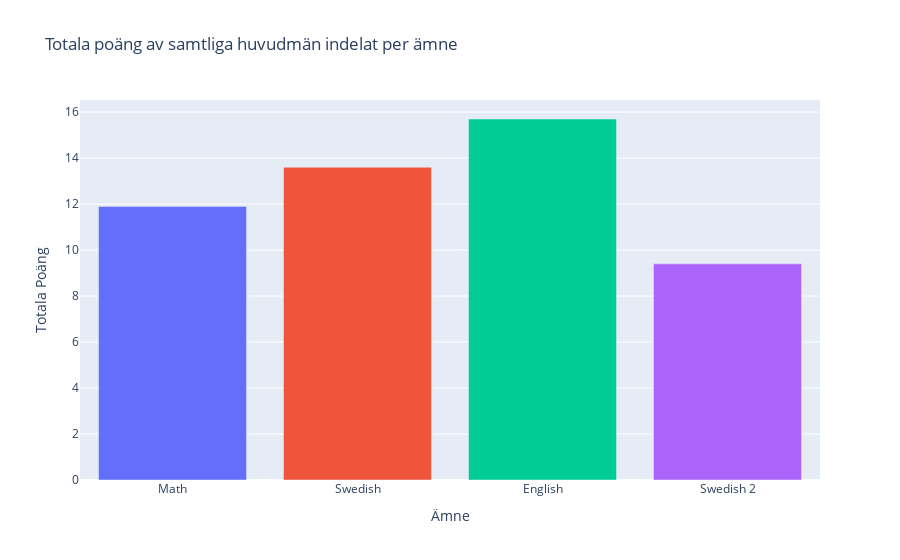

The code cell stored with this chart in its notebook:
### Code cell
import plotly.express as px

# Data preparation
subjects = ['Math', 'Swedish', 'English', 'Swedish 2']  # Subjects
total_points_sam = [
    sam_math['Total (points)[mean]'],
    sam_swedish['Total (points)[mean]'],
    sam_english['Total (points)[mean]'],
    sam_swedish2['Total (points)[mean]']
]

# Create a DataFrame for Plotly
df_plot = pd.DataFrame({
    'Subject': subjects,
    'Total Points [Samtliga]': total_points_sam
})

# Create a bar chart
fig = px.bar(df_plot, x='Subject', y='Total Points [Samtliga]', color='Subject',
             title='Totala poäng av samtliga huvudmän indelat per ämne',
             labels={'Total Points [Samtliga]': 'Total Points'})

# Enhance the visualization
fig.update_layout(xaxis_title='Ämne',
                  yaxis_title='Totala Poäng',
                  showlegend=False)

# Show the figure
fig.show()

### Figure 1 — Plotly figure (JSON) as saved in the notebook; plotly's stock layout.template omitted (floating-point values rounded to 4 significant figures)
{"data": [{"alignmentgroup": "True", "hovertemplate": "Subject=%{x}<br>Total Points=%{y}<extra></extra>", "legendgroup": "Math", "marker": {"color": "#636efa", "pattern": {"shape": ""}}, "name": "Math", "offsetgroup": "Math", "orientation": "v", "showlegend": true, "textposition": "auto", "type": "bar", "x": ["Math"], "xaxis": "x", "y": [11.9], "yaxis": "y"}, {"alignmentgroup": "True", "hovertemplate": "Subject=%{x}<br>Total Points=%{y}<extra></extra>", "legendgroup": "Swedish", "marker": {"color": "#EF553B", "pattern": {"shape": ""}}, "name": "Swedish", "offsetgroup": "Swedish", "orientation": "v", "showlegend": true, "textposition": "auto", "type": "bar", "x": ["Swedish"], "xaxis": "x", "y": [13.6], "yaxis": "y"}, {"alignmentgroup": "True", "hovertemplate": "Subject=%{x}<br>Total Points=%{y}<extra></extra>", "legendgroup": "English", "marker": {"color": "#00cc96", "pattern": {"shape": ""}}, "name": "English", "offsetgroup": "English", "orientation": "v", "showlegend": true, "textposition": "auto", "type": "bar", "x": ["English"], "xaxis": "x", "y": [15.7], "yaxis": "y"}, {"alignmentgroup": "True", "hovertemplate": "Subject=%{x}<br>Total Points=%{y}<extra></extra>", "legendgroup": "Swedish 2", "marker": {"color": "#ab63fa", "pattern": {"shape": ""}}, "name": "Swedish 2", "offsetgroup": "Swedish 2", "orientation": "v", "showlegend": true, "textposition": "auto", "type": "bar", "x": ["Swedish 2"], "xaxis": "x", "y": [9.4], "yaxis": "y"}], "layout": {"barmode": "relative", "legend": {"title": {"text": "Subject"}, "tracegroupgap": 0}, "showlegend": false, "title": {"text": "Totala poäng av samtliga huvudmän indelat per ämne"}, "xaxis": {"anchor": "y", "categoryarray": ["Math", "Swedish", "English", "Swedish 2"], "categoryorder": "array", "domain": [0, 1], "title": {"text": "Ämne"}}, "yaxis": {"anchor": "x", "domain": [0, 1], "title": {"text": "Totala Poäng"}}}}
